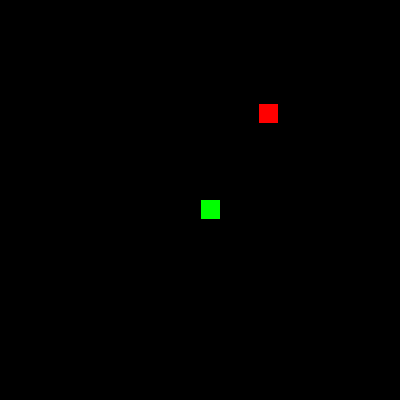
Frame 1 (no input)
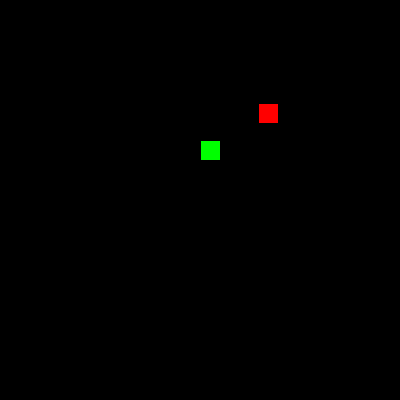
Frame 60 (the mouse pressed at the canvas centre just before this capture)
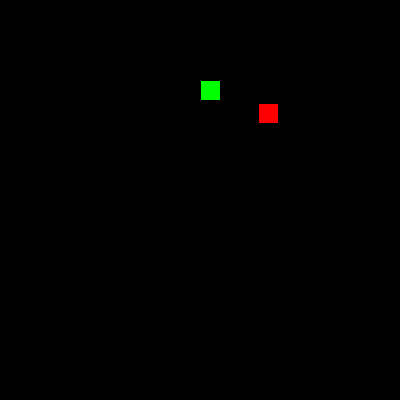
Frame 120 (the mouse held since frame 60 and released just before this capture)

The Processing sketch that drew these frames (run headless with seeded random() and noise(); from frame 60 on, the mouse is pressed at the canvas centre):

// Processing sketch: SnakeGame
// ── SnakeGame.pde
Snake sneck;
Food Pellet;


void setup(){
size(400,400);
background (0,0,0);
sneck=new Snake();
Pellet=new Food();
}

void draw(){
sneck.moveSnake();
sneck.drawSnake();
sneck.changeDirection(keyCode);
Pellet.drawFood();


}

// ── Food.pde
public class Food{
  int foodx;
  int foody;
  int foodR;
  int foodG;
  int foodB;
  int drawFood;
  
  public Food (){
    foodx = int(random(0,400));
    foody = int(random(0,400));
  
  }
  public void drawFood(){
   fill(255,0,0);
   rect(foodx, foody, 20, 20);
   
  }
  
}

// ── Snake.pde
public class Snake{
  public int x;
  public int y;
  String currentDirection;
  int t = 1;
public Snake(){
  x = 200;
  y = 200;
  currentDirection = "Up";
 }

public void drawSnake(){
  fill(0, 255, 0);
  rect(x, y, 20, 20);
}
public void moveSnake(){
  if(currentDirection == "Up"){
  y = y - t;
  }if(currentDirection == "Right"){
  x = x + t;
  }if(currentDirection == "Down"){
  y = y + t;
  }if(currentDirection == "Left"){
  x = x - t;
  }
}

public void changeDirection(int keyNum){
  if(keyNum == 38){
    currentDirection = "Up";
    }else if(keyNum == 39){
      currentDirection = "Right";
    }else if(keyNum == 40){
      currentDirection = "Down";
    }else if(keyNum == 37){
      currentDirection = "Left";
    }
  }


}
